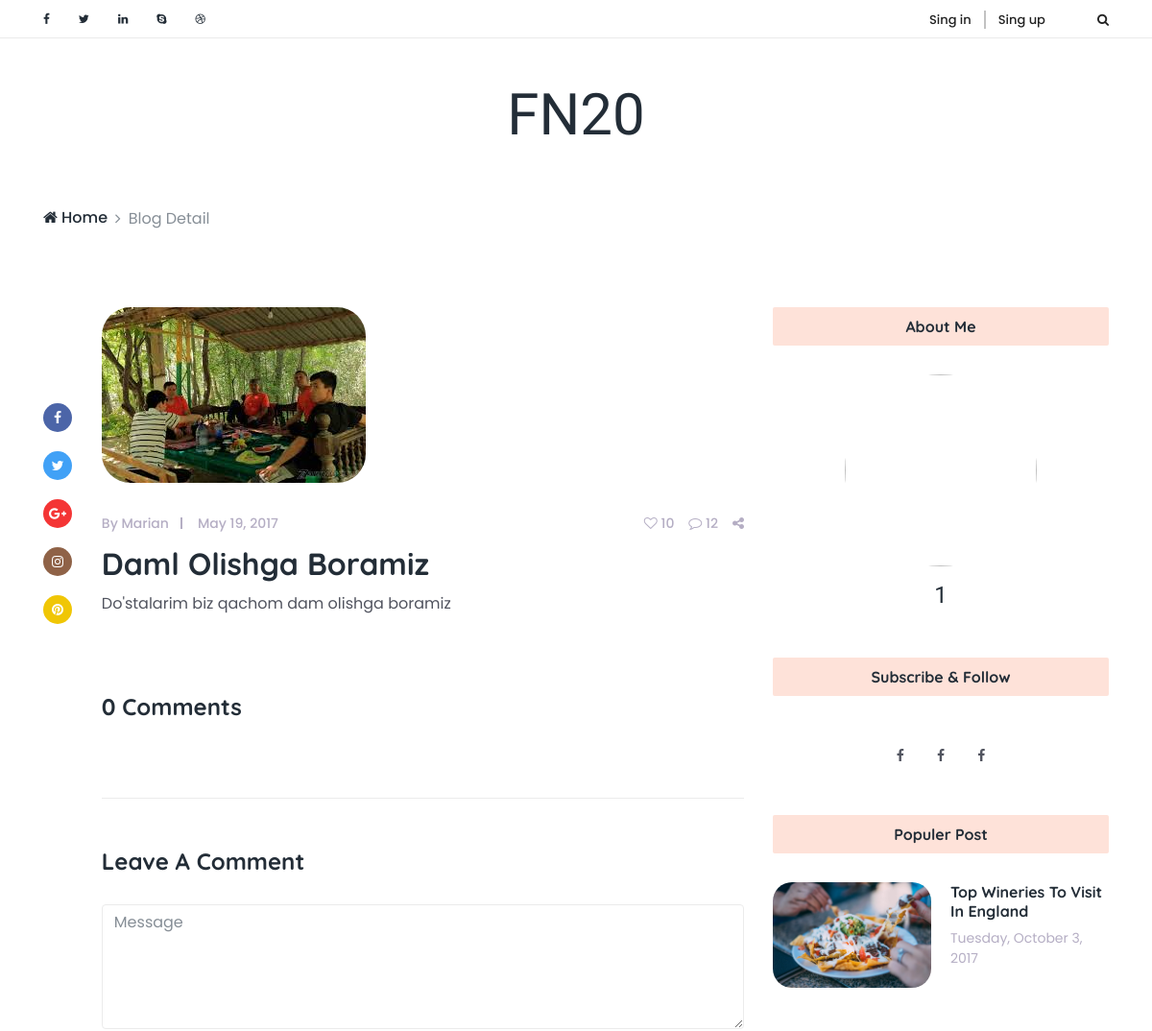
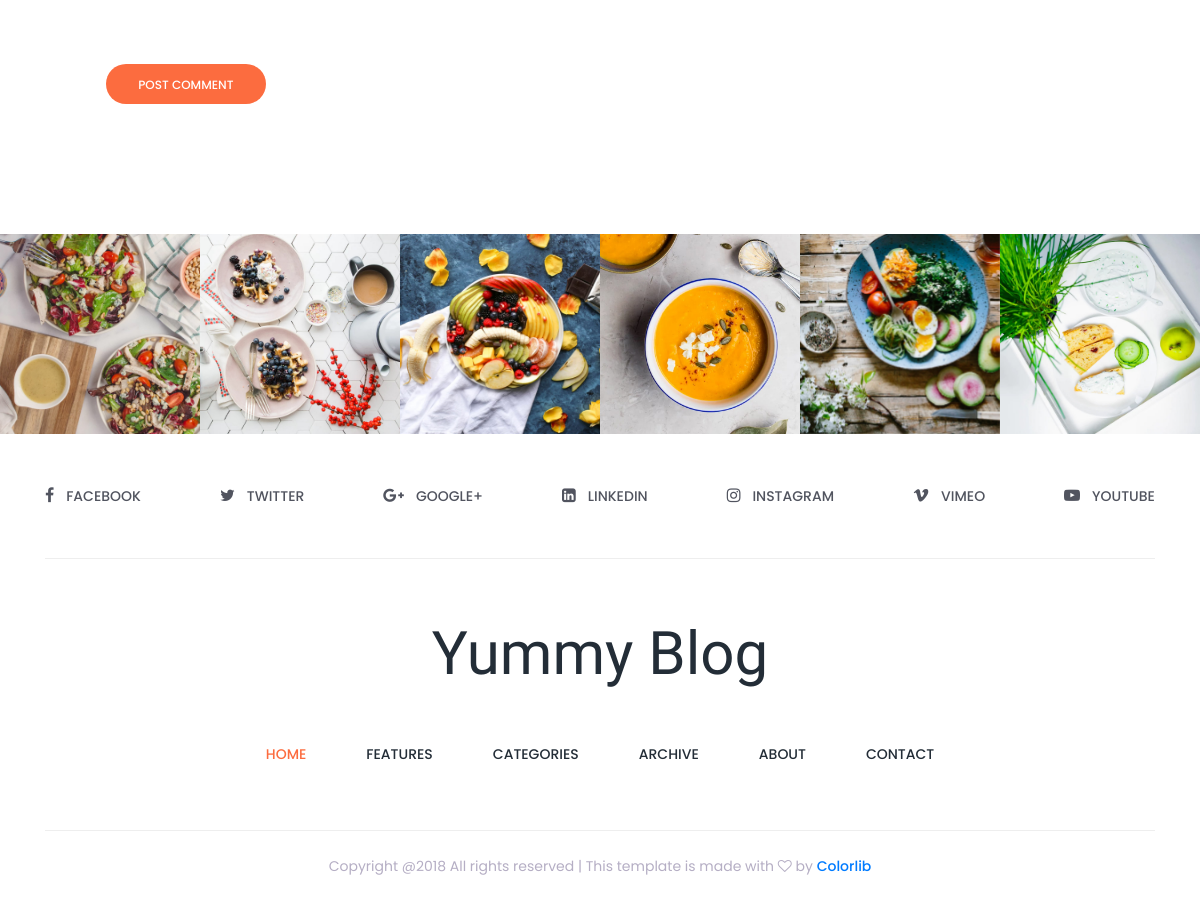
/blog-detail/1/ (signed in), run on the app's committed database (2 pictures, top to bottom).
### main/models.py (models this page shows, shortened)
class Blog(models.Model):
    author = models.ForeignKey(User, on_delete=models.CASCADE)
    title = models.CharField(max_length=255)
    body = models.TextField()
    create_at = models.DateTimeField(auto_now_add=True)
    @property
    def last_img(self):
        return BlogImg.objects.filter(blog__id = self.id).last().img

class BlogImg(models.Model):
    img = models.ImageField(upload_to='blog-img/')
    blog = models.ForeignKey(Blog, on_delete=models.CASCADE)

class Tarmoq(models.Model):
    user = models.ForeignKey(User, on_delete=models.CASCADE)
    link = models.URLField(max_length=255)
    name = models.CharField(max_length=255)

### main/views.py (the view)
# urls.py: path('blog-detail/<int:id>/', views.blog_detail, name='blog_detail'),
def blog_detail(request, id):
    blog = models.Blog.objects.get(id=id)
    tarmoq = models.Tarmoq.objects.filter(user=request.user)
    comments = models.Comment.objects.filter(blog=blog)
    context = {
        'blog':blog,
        'tarmoqlar':tarmoq,
        'comment_count':comments.count(),
        'comments':comments
    }
    return render(request, 'blog-detail.html', context)

### templates/blog-detail.html (shortened to what this page needs)
<!DOCTYPE html>
<html lang="en">
{% load static %}
<head>
    <link href="{% static 'style.css' %}" rel="stylesheet">
    <link href="{% static 'css/responsive/responsive.css' %}" rel="stylesheet">
</head>
<body>
    <div class="top_header_area">
        <div class="container">
            <div class="row">
                <div class="col-5 col-sm-6">
                    <div class="top_social_bar">
                        <a href="#"><i class="fa fa-facebook" aria-hidden="true"></i></a>
                        <a href="#"><i class="fa fa-twitter" aria-hidden="true"></i></a>
                        <a href="#"><i class="fa fa-linkedin" aria-hidden="true"></i></a>
                        <a href="#"><i class="fa fa-skype" aria-hidden="true"></i></a>
                        <a href="#"><i class="fa fa-dribbble" aria-hidden="true"></i></a>
                    </div>
                </div>
                <div class="col-7 col-sm-6">
                    <div class="signup-search-area d-flex align-items-center justify-content-end">
                        <div class="login_register_area d-flex">
                            <div class="login">
                                <a href="register.html">Sing in</a>
                            </div>
                            <div class="register">
                                <a href="register.html">Sing up</a>
                            </div>
                        </div>
                        <div class="search_button">
                            <a class="searchBtn" href="#"></a>
                        </div>
                    </div>
                </div>
            </div>
        </div>
    </div>
    <header class="header_area">
        <div class="container">
            <div class="row">
                <div class="col-12">
                    <div class="logo_area text-center">
                        <a href="index.html" class="yummy-logo">FN20</a>
                    </div>
                </div>
            </div>
        </div>
    </header>
    <div class="breadcumb-nav">
        <div class="container">
            <div class="row">
                <div class="col-12">
                    <nav aria-label="breadcrumb">
                        <ol class="breadcrumb">
                            <li class="breadcrumb-item"><a href="{% url 'index' %}"><i class="fa fa-home" aria-hidden="true"></i> Home</a></li>
                            <li class="breadcrumb-item active" aria-current="page">Blog Detail</li>
                        </ol>
                    </nav>
                </div>
            </div>
        </div>
    </div>
    <section class="single_blog_area section_padding_80">
        <div class="container">
            <div class="row justify-content-center">
                <div class="col-12 col-lg-8">
                    <div class="row no-gutters">
                        <div class="col-2 col-sm-1">
                            <div class="single-post-share-info mt-100">
                                <a href="#" class="facebook"><i class="fa fa-facebook" aria-hidden="true"></i></a>
                                <a href="#" class="twitter"><i class="fa fa-twitter" aria-hidden="true"></i></a>
                                <a href="#" class="googleplus"><i class="fa fa-google-plus" aria-hidden="true"></i></a>
                                <a href="#" class="instagram"><i class="fa fa-instagram" aria-hidden="true"></i></a>
                                <a href="#" class="pinterest"><i class="fa fa-pinterest" aria-hidden="true"></i></a>
                            </div>
                        </div>
                        <div class="col-10 col-sm-11">
                            <div class="single-post">
                                <div class="post-thumb">
                                    <img src="{{blog.last_img.url}}" alt="">
                                </div>
                                <div class="post-content">
                                    <div class="post-meta d-flex">
                                        <div class="post-author-date-area d-flex">
                                            <div class="post-author">
                                                <a href="#">By Marian</a>
                                            </div>
                                            <div class="post-date">
                                                <a href="#">May 19, 2017</a>
                                            </div>
                                        </div>
                                        <div class="post-comment-share-area d-flex">
                                            <div class="post-favourite">
                                                <a href="#"><i class="fa fa-heart-o" aria-hidden="true"></i> 10</a>
                                            </div>
                                            <div class="post-comments">
                                                <a href="#"><i class="fa fa-comment-o" aria-hidden="true"></i> 12</a>
                                            </div>
                                            <div class="post-share">
                                                <a href="#"><i class="fa fa-share-alt" aria-hidden="true"></i></a>
                                            </div>
                                        </div>
                                    </div>
                                    <a href="#">
                                        <h2 class="post-headline">{{blog.title}}</h2>
                                    </a>
                                    <p>{{blog.body}}</p>
                                </div>
                            </div>
                            <div class="comment_area section_padding_50 clearfix">
                                <h4 class="mb-30">{{comment_count}} Comments</h4>
                            </div>
                            {% if user.is_authenticated %}
                            <div class="leave-comment-area section_padding_50 clearfix">
                                <div class="comment-form">
                                    <h4 class="mb-30">Leave A Comment</h4>
                                    <form action="{% url 'comment_create' %}" method="post">
                                        <div class="form-group">
                                            <textarea class="form-control" name="message" id="message" cols="30" rows="10" placeholder="Message"></textarea>
                                        </div>
                                        <button type="submit" class="btn contact-btn">Post Comment</button>
                                    </form>
                                </div>
                            </div>
                            {% endif %}
                        </div>
                    </div>
                </div>
                <div class="col-12 col-sm-8 col-md-6 col-lg-4">
                    <div class="blog-sidebar mt-5 mt-lg-0">
                        <div class="single-widget-area about-me-widget text-center">
                            <div class="widget-title">
                                <h6>About Me</h6>
                            </div>
                            <div class="about-me-widget-thumb">
                                <img src="https://cdn-icons-png.flaticon.com/512/219/219988.png" alt="">
                            </div>
                            <h4 class="font-shadow-into-light">{{blog.author.username}}</h4>
                        </div>
                        <div class="single-widget-area subscribe_widget text-center">
                            <div class="widget-title">
                                <h6>Subscribe &amp; Follow</h6>
                            </div>
                            <div class="subscribe-link">
                                {% for tarmoq in tarmoqlar%}
                                <a href="{{ tarmoq.link }}"><i class="fa fa-facebook" aria-hidden="true"></i></a>
                                {% endfor %}
                            </div>
                        </div>
                        <div class="single-widget-area popular-post-widget">
                            <div class="widget-title text-center">
                                <h6>Populer Post</h6>
                            </div>
                            <div class="single-populer-post d-flex">
                                <img src="img/sidebar-img/1.jpg" alt="">
                                <div class="post-content">
                                    <a href="#">
                                        <h6>Top Wineries To Visit In England</h6>
                                    </a>
                                    <p>Tuesday, October 3, 2017</p>
                                </div>
                            </div>
                        </div>
                    </div>
                </div>
            </div>
        </div>
    </section>
    <div class="instargram_area owl-carousel section_padding_100_0 clearfix" id="portfolio">
        <div class="instagram_gallery_item">
            <img src="img/instagram-img/1.jpg" alt="">
        </div>
        <div class="instagram_gallery_item">
            <img src="img/instagram-img/2.jpg" alt="">
        </div>
        <div class="instagram_gallery_item">
            <img src="img/instagram-img/3.jpg" alt="">
        </div>
        <div class="instagram_gallery_item">
            <img src="img/instagram-img/4.jpg" alt="">
        </div>
        <div class="instagram_gallery_item">
            <img src="img/instagram-img/5.jpg" alt="">
        </div>
        <div class="instagram_gallery_item">
            <img src="img/instagram-img/6.jpg" alt="">
        </div>
    </div>
    <div class="social_icon_area clearfix">
        <div class="container">
            <div class="row">
                <div class="col-12">
                    <div class="footer-social-area d-flex">
                        <div class="single-icon">
                            <a href="#"><i class="fa fa-facebook" aria-hidden="true"></i><span>facebook</span></a>
                        </div>
                        <div class="single-icon">
                            <a href="#"><i class="fa fa-twitter" aria-hidden="true"></i><span>Twitter</span></a>
                        </div>
                        <div class="single-icon">
                            <a href="#"><i class="fa fa-google-plus" aria-hidden="true"></i><span>GOOGLE+</span></a>
                        </div>
                        <div class="single-icon">
                            <a href="#"><i class="fa fa-linkedin-square" aria-hidden="true"></i><span>linkedin</span></a>
                        </div>
                        <div class="single-icon">
                            <a href="#"><i class="fa fa-instagram" aria-hidden="true"></i><span>Instagram</span></a>
                        </div>
                        <div class="single-icon">
                            <a href="#"><i class="fa fa-vimeo" aria-hidden="true"></i><span>VIMEO</span></a>
                        </div>
                        <div class="single-icon">
                            <a href="#"><i class="fa fa-youtube-play" aria-hidden="true"></i><span>YOUTUBE</span></a>
                        </div>
                    </div>
                </div>
            </div>
        </div>
    </div>
    <footer class="footer_area">
        <div class="container">
            <div class="row">
                <div class="col-12">
                    <div class="footer-content">
                        <div class="footer-logo-area text-center">
                            <a href="index.html" class="yummy-logo">Yummy Blog</a>
                        </div>
                        <nav class="navbar navbar-expand-lg">
                            <div class="collapse navbar-collapse justify-content-center" id="yummyfood-footer-nav">
                                <ul class="navbar-nav">
                                    <li class="nav-item active">
                                        <a class="nav-link" href="#">Home <span class="sr-only">(current)</span></a>
                                    </li>
                                    <li class="nav-item">
                                        <a class="nav-link" href="#">Features</a>
                                    </li>
                                    <li class="nav-item">
                                        <a class="nav-link" href="#">Categories</a>
                                    </li>
                                    <li class="nav-item">
                                        <a class="nav-link" href="#">Archive</a>
                                    </li>
                                    <li class="nav-item">
                                        <a class="nav-link" href="#">About</a>
                                    </li>
                                    <li class="nav-item">
                                        <a class="nav-link" href="#">Contact</a>
                                    </li>
                                </ul>
                            </div>
                        </nav>
                    </div>
                </div>
            </div>
        </div>
        <div class="container">
            <div class="row">
                <div class="col-12">
                    <div class="copy_right_text text-center">
                        <p>Copyright @2018 All rights reserved | This template is made with <i class="fa fa-heart-o" aria-hidden="true"></i> by <a href="https://colorlib.com" target="_blank">Colorlib</a></p>
                    </div>
                </div>
            </div>
        </div>
    </footer>
</body>

### data on the page
Blog: last_img (picture), title "Daml Olishga Boramiz", body "Do'stalarim biz qachom dam olishga boramiz", author.username "1"

### other printed values
{{ comment_count }} "0"
